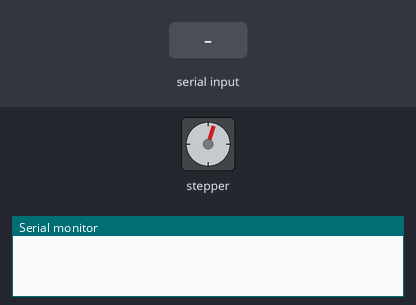
The sketch below on a simulated Arduino Uno, built with avr-gcc and run on an emulated ATmega328P. Parts: stepper motor, the last lines printed to the serial monitor. The test bench sets the inputs (shaded band). Stepper angles assume 200 steps per turn.

Above: at 1.25 s.
1.3 s: byte 112 ('p') received over Serial
At 2.3 s:
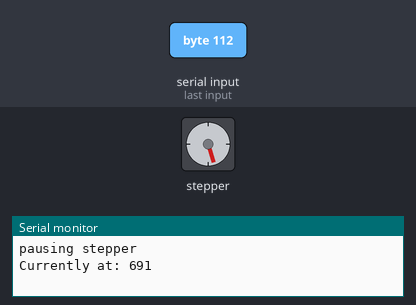
2.8 s: byte 114 ('r') received over Serial
At 4.6 s:
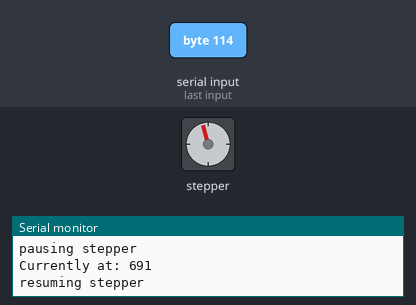
5.3 s: byte 100 ('d') received over Serial
At 6.75 s:
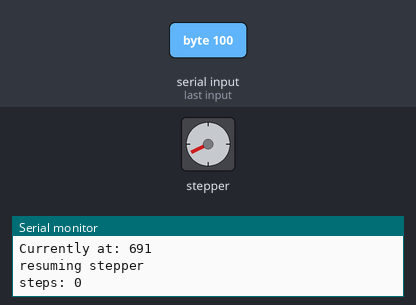
8.3 s: byte 115 ('s') received over Serial
Timing chart, 0 to 11.3 s (numbered marks = the images above; inputs shaded):
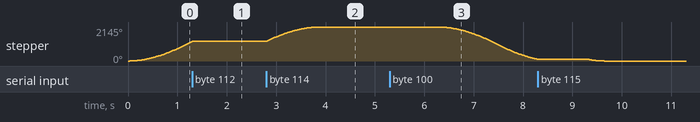

The sketch:

bryan_stepper.ino
```cpp
#include "Arduino.h"
#include <AccelStepper.h>


#define STEPPER_DIR_PIN 12
#define STEPPER_STEP_PIN 13

// Define a stepper and the pins it will use
//AccelStepper stepper; // Defaults to AccelStepper::FULL4WIRE (4 pins) on 2, 3, 4, 5
AccelStepper stepper(AccelStepper::DRIVER, STEPPER_STEP_PIN, STEPPER_DIR_PIN);
void setup()
{
  Serial.begin(115200);

  // Change these to suit your stepper if you want
  stepper.setMaxSpeed(1000);
  stepper.setAcceleration(1000);
  stepper.moveTo(10000/2);

}
int x = 0;
int y = 0;
int d = 10000/2;
int c = 0;

void loop()
{
    // If at the end of travel go to the other end
    //if (stepper.distanceToGo() == 0)
      //stepper.moveTo(-stepper.currentPosition());


    stepper.run();

    while (Serial.available())
      {
        c = Serial.read();
        if ('s' == c ){
          x = Serial.parseInt();
          Serial.print("speed: ");
          Serial.println(x);
          stepper.setMaxSpeed(x);
        }
        if ('d' == c ){
          d = Serial.parseInt();
          Serial.print("steps: ");
          Serial.println(d);
          stepper.moveTo(d/2);
        }
        if ('p' == c){
          Serial.println("pausing stepper");
          Serial.print("Currently at: ");
          Serial.println(stepper.currentPosition());
          while (true) {
            stepper.stop();
            c = Serial.read();
            if ('r' == c) {
              Serial.println("resuming stepper");
              break;
            }
          }
         // stepper.moveTo(d/2)
        }
  }

}
```

Measured:
- after the input at 2.8 s, stepper: turns 902° clockwise in 1.1 s, starting at once
- after the input at 5.3 s, stepper: keeps turning counter-clockwise at about 1019°/s, starting after 1.0 s
